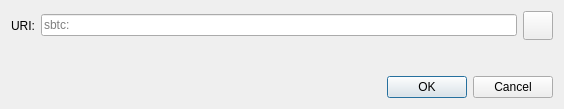
<?xml version="1.0" encoding="UTF-8"?>
<ui version="4.0">
 <class>OpenURIDialog</class>
 <widget class="QDialog" name="OpenURIDialog">
  <property name="geometry">
   <rect>
    <x>0</x>
    <y>0</y>
    <width>564</width>
    <height>109</height>
   </rect>
  </property>
  <property name="windowTitle">
   <string>Open bitcoin URI</string>
  </property>
  <layout class="QVBoxLayout" name="verticalLayout">
   <item>
    <layout class="QHBoxLayout" name="horizontalLayout">
     <item>
      <widget class="QLabel" name="label">
       <property name="text">
        <string>URI:</string>
       </property>
      </widget>
     </item>
     <item>
      <widget class="QValidatedLineEdit" name="uriEdit">
       <property name="placeholderText">
        <string notr="true">sbtc:</string>
       </property>
      </widget>
     </item>
     <item>
      <widget class="QToolButton" name="pasteButton">
       <property name="toolTip">
        <string extracomment="Tooltip text for button that allows you to paste an address that is in your clipboard.">Paste address from clipboard</string>
       </property>
       <property name="text">
        <string/>
       </property>
       <property name="icon">
        <iconset resource="../bitcoin.qrc">
         <normaloff>:/icons/editpaste</normaloff>:/icons/editpaste
        </iconset>
       </property>
       <property name="iconSize">
        <size>
         <width>22</width>
         <height>22</height>
        </size>
       </property>
      </widget>
     </item>
    </layout>
   </item>
   <item>
    <spacer name="verticalSpacer">
     <property name="orientation">
      <enum>Qt::Vertical</enum>
     </property>
     <property name="sizeHint" stdset="0">
      <size>
       <width>20</width>
       <height>40</height>
      </size>
     </property>
    </spacer>
   </item>
   <item>
    <widget class="QDialogButtonBox" name="buttonBox">
     <property name="orientation">
      <enum>Qt::Horizontal</enum>
     </property>
     <property name="standardButtons">
      <set>QDialogButtonBox::Cancel|QDialogButtonBox::Ok</set>
     </property>
    </widget>
   </item>
  </layout>
 </widget>
 <customwidgets>
  <customwidget>
   <class>QValidatedLineEdit</class>
   <extends>QLineEdit</extends>
   <header>qt/qvalidatedlineedit.h</header>
  </customwidget>
 </customwidgets>
 <resources/>
 <connections>
  <connection>
   <sender>buttonBox</sender>
   <signal>accepted()</signal>
   <receiver>OpenURIDialog</receiver>
   <slot>accept()</slot>
   <hints>
    <hint type="sourcelabel">
     <x>248</x>
     <y>254</y>
    </hint>
    <hint type="destinationlabel">
     <x>157</x>
     <y>274</y>
    </hint>
   </hints>
  </connection>
  <connection>
   <sender>buttonBox</sender>
   <signal>rejected()</signal>
   <receiver>OpenURIDialog</receiver>
   <slot>reject()</slot>
   <hints>
    <hint type="sourcelabel">
     <x>316</x>
     <y>260</y>
    </hint>
    <hint type="destinationlabel">
     <x>286</x>
     <y>274</y>
    </hint>
   </hints>
  </connection>
 </connections>
</ui>
